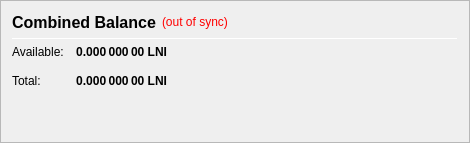
                   <widget class="QFrame" name="frame_CombinedBalances">
                     <property name="visible">
                       <bool>false</bool>
                     </property>
                    <property name="minimumSize">
                     <size>
                      <width>470</width>
                      <height>0</height>
                     </size>
                    </property>
                    <property name="frameShape">
                     <enum>QFrame::StyledPanel</enum>
                    </property>
                    <property name="frameShadow">
                     <enum>QFrame::Raised</enum>
                    </property>
                    <layout class="QVBoxLayout" name="verticalLayout_5">
                     <item>
                      <layout class="QHBoxLayout" name="horizontalLayout_5" stretch="0">
                       <item>
                        <widget class="QLabel" name="label_5z">
                         <property name="minimumSize">
                          <size>
                           <width>0</width>
                           <height>20</height>
                          </size>
                         </property>
                         <property name="font">
                          <font>
                           <pointsize>12</pointsize>
                           <weight>75</weight>
                           <bold>true</bold>
                          </font>
                         </property>
                         <property name="toolTip">
                          <string>Combined Balance (including unconfirmed and immature coins)</string>
                         </property>
                         <property name="text">
                          <string>Combined Balance</string>
                         </property>
                        </widget>
                       </item>
                       <item>
                        <widget class="QLabel" name="labelWalletStatus">
                         <property name="cursor">
                          <cursorShape>WhatsThisCursor</cursorShape>
                         </property>
                         <property name="toolTip">
                          <string>The displayed information may be out of date. Your wallet automatically synchronizes with the Loonie network after a connection is established, but this process has not completed yet.</string>
                         </property>
                         <property name="styleSheet">
                          <string notr="true">QLabel { color: red; }</string>
                         </property>
                         <property name="text">
                          <string notr="true">(out of sync)</string>
                         </property>
                         <property name="alignment">
                          <set>Qt::AlignLeading|Qt::AlignLeft|Qt::AlignVCenter</set>
                         </property>
                        </widget>
                       </item>
                       <item>
                        <spacer name="horizontalSpacer_1">
                         <property name="orientation">
                          <enum>Qt::Horizontal</enum>
                         </property>
                         <property name="sizeHint" stdset="0">
                          <size>
                           <width>40</width>
                           <height>20</height>
                          </size>
                         </property>
                        </spacer>
                       </item>
                      </layout>
                     </item>
                     <item>
                      <widget class="Line" name="line_CombinedBalance">
                       <property name="minimumSize">
                        <size>
                         <width>0</width>
                         <height>1</height>
                        </size>
                       </property>
                       <property name="maximumSize">
                        <size>
                         <width>16777215</width>
                         <height>1</height>
                        </size>
                       </property>
                       <property name="orientation">
                        <enum>Qt::Horizontal</enum>
                       </property>
                      </widget>
                     </item>
                     <item>
                      <layout class="QGridLayout" name="gridLayout_3">
                       <property name="spacing">
                        <number>12</number>
                       </property>
                       <item row="1" column="0">
                        <widget class="QLabel" name="labelBalanceTextz">
                         <property name="text">
                          <string>Available:</string>
                         </property>
                        </widget>
                       </item>
                       <item row="1" column="1">
                        <widget class="QLabel" name="labelBalancez">
                         <property name="font">
                          <font>
                           <weight>75</weight>
                           <bold>true</bold>
                          </font>
                         </property>
                         <property name="cursor">
                          <cursorShape>IBeamCursor</cursorShape>
                         </property>
                         <property name="toolTip">
                          <string>Your current spendable balance</string>
                         </property>
                         <property name="text">
                          <string notr="true">0.000 000 00 LNI</string>
                         </property>
                         <property name="alignment">
                          <set>Qt::AlignRight|Qt::AlignTrailing|Qt::AlignVCenter</set>
                         </property>
                         <property name="textInteractionFlags">
                          <set>Qt::LinksAccessibleByMouse|Qt::TextSelectableByKeyboard|Qt::TextSelectableByMouse</set>
                         </property>
                        </widget>
                       </item>
                       <item row="2" column="0">
                        <widget class="QLabel" name="labelTotalTextz">
                         <property name="text">
                          <string>Total:</string>
                         </property>
                        </widget>
                       </item>
                       <item row="2" column="1">
                        <widget class="QLabel" name="labelTotalz">
                         <property name="font">
                          <font>
                           <weight>75</weight>
                           <bold>true</bold>
                          </font>
                         </property>
                         <property name="cursor">
                          <cursorShape>IBeamCursor</cursorShape>
                         </property>
                         <property name="toolTip">
                          <string>Total Balance, including all unavailable coins.</string>
                         </property>
                         <property name="text">
                          <string notr="true">0.000 000 00 LNI</string>
                         </property>
                         <property name="alignment">
                          <set>Qt::AlignRight|Qt::AlignTrailing|Qt::AlignVCenter</set>
                         </property>
                         <property name="textInteractionFlags">
                          <set>Qt::LinksAccessibleByMouse|Qt::TextSelectableByKeyboard|Qt::TextSelectableByMouse</set>
                         </property>
                        </widget>
                       </item>
                       <item row="2" column="3">
                        <spacer name="horizontalSpacer_2">
                         <property name="orientation">
                          <enum>Qt::Horizontal</enum>
                         </property>
                         <property name="sizeHint" stdset="0">
                          <size>
                           <width>40</width>
                           <height>20</height>
                          </size>
                         </property>
                        </spacer>
                       </item>
                      </layout>
                     </item>
                     <item>
                      <spacer name="verticalSpacer_1">
                       <property name="orientation">
                        <enum>Qt::Vertical</enum>
                       </property>
                       <property name="sizeHint" stdset="0">
                        <size>
                         <width>20</width>
                         <height>40</height>
                        </size>
                       </property>
                      </spacer>
                     </item>
                    </layout>
                   </widget>
